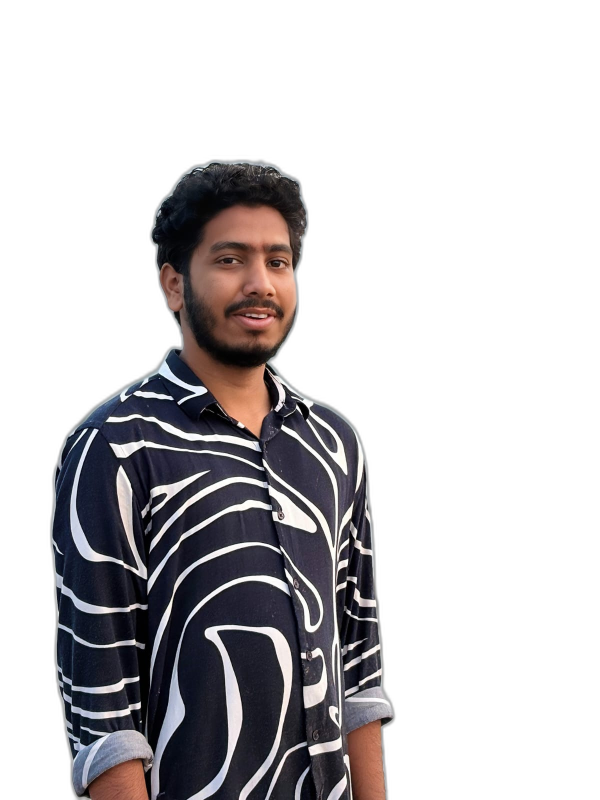
#> input picture sai_cutout.png, 1200 x 1600 px, found by its file name (shown at 1/2 size)
$ python build_hero_sai.py
#> lines starting #> are read from the running program, lines starting #| are printed output that depends on the picture
import os
import math
import subprocess
import cv2
import numpy as np
from PIL import Image

ROOT = r"C:\Users\hmind\.gemini\antigravity\scratch\cinematic-portfolio"
SRC_CUTOUT = os.path.join(ROOT, "sai_cutout.png")
MEDIA = os.path.join(ROOT, "public", "media")
OUT_MP4 = os.path.join(MEDIA, "hero.mp4")
OUT_WEBM = os.path.join(MEDIA, "hero.webm")
OUT_JPG = os.path.join(MEDIA, "hero.jpg")

W_HALF = 720
H = 1280
TOTAL_W = W_HALF * 2  # 1440
FRAMES = 240
FPS = 24

def build():
    print("Loading base cutout...")
    base = Image.open(SRC_CUTOUT)
#> base is the input picture: PIL image 1200x1600 RGBA; mean R, G, B, A 27.6, 25.3, 27.2, 82.9
    bbox = base.getbbox()
#> bbox = (93, 309, 799, 1600)
    subject = base.crop(bbox)
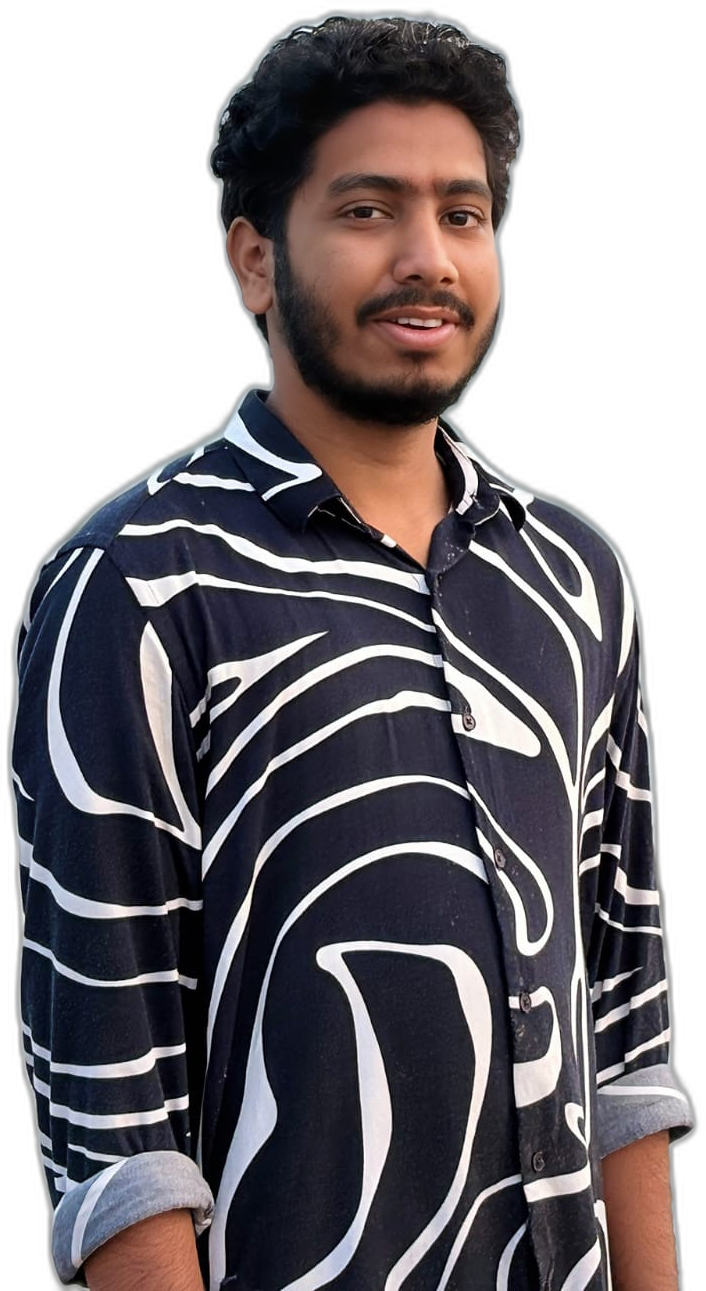
#> subject: PIL image 706x1291 RGBA; mean R, G, B, A 58.1, 53.3, 57.4, 174.7; transparent parts drawn white
    sw, sh = subject.size
#> sw = 706; sh = 1291

    # Fit subject to approximately 82% of height
    target_h = int(H * 0.82)
    scale = target_h / float(sh)
#> scale = 0.813
    target_w = int(sw * scale)
#> target_w = 573
    base_resized = subject.resize((target_w, target_h), Image.Resampling.LANCZOS)

    # Base array
    subj_arr = np.array(base_resized, dtype=np.float32)

    # Temporary directory for video pipe
    cmd = [
        "ffmpeg", "-y",
        "-f", "rawvideo",
        "-vcodec", "rawvideo",
        "-s", f"{TOTAL_W}x{H}",
        "-pix_fmt", "bgr24",
        "-r", str(FPS),
        "-i", "-",
        "-c:v", "libx264",
        "-pix_fmt", "yuv420p",
        "-profile:v", "high",
        "-movflags", "+faststart",
        "-crf", "18",
        "-preset", "medium",
        OUT_MP4
    ]

    print("Starting ffmpeg process for hero.mp4...")
#> (the run stopped early here; a loop or call above may not have finished)

$ run again, with sai_head.png copied over sai_cutout.png
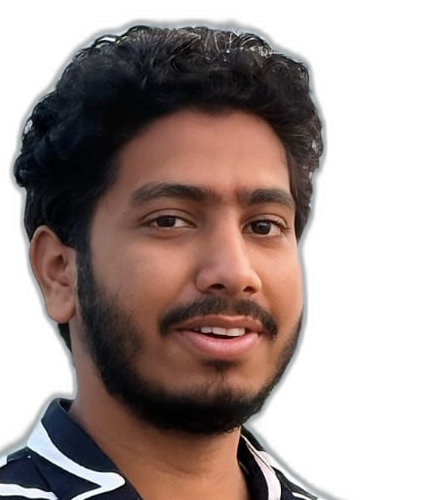
#> input picture sai_head.png, 440 x 500 px, found by its file name
#> in build, base is the input picture: PIL image 440x500 RGBA; mean R, G, B, A 57, 42.9, 39.3, 143.1
#> bbox = (0, 9, 372, 500)
#> in build, `subject = base.crop(bbox)`:
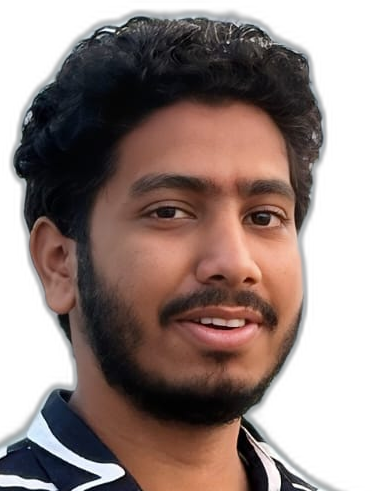
#> subject: PIL image 372x491 RGBA; mean R, G, B, A 68.6, 51.7, 47.3, 172.4; transparent parts drawn white

$ run again, with sai_suit_walk_cutout.png copied over sai_cutout.png
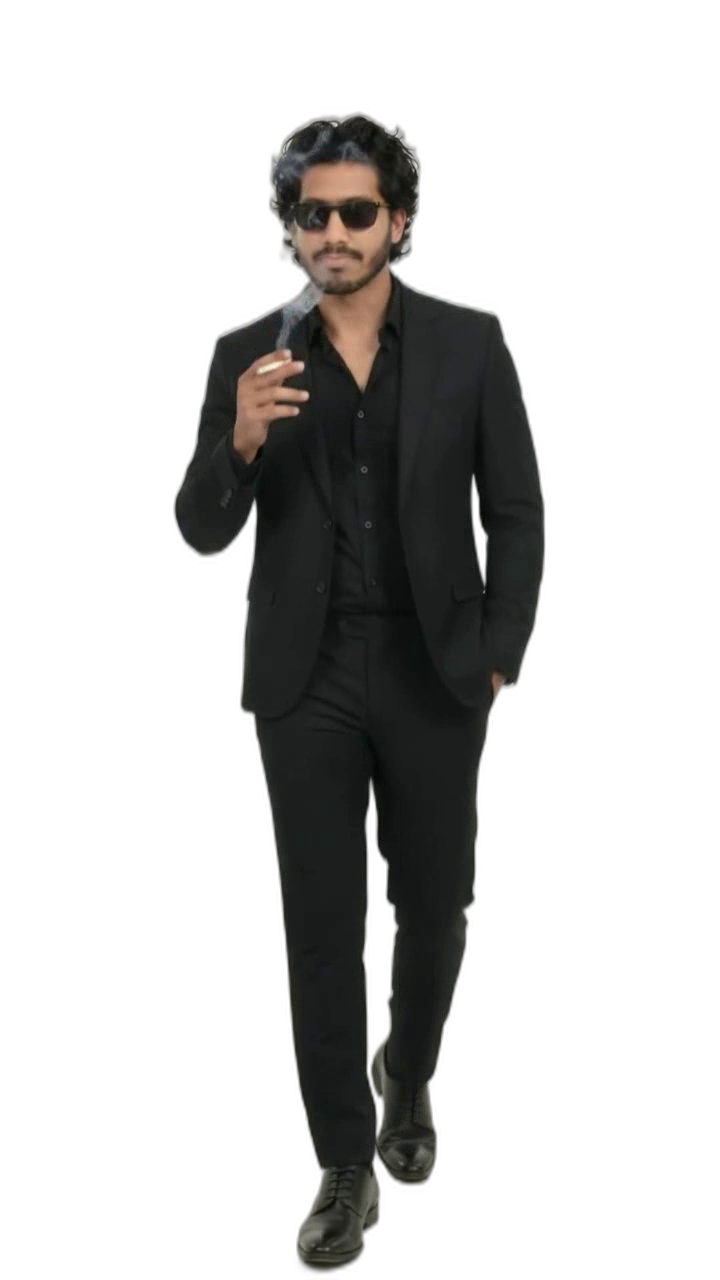
#> input picture sai_suit_walk_cutout.png, 720 x 1280 px, found by its file name
#> in build, base is the input picture: PIL image 720x1280 RGBA; mean R, G, B, A 11.1, 10.7, 10, 62.5
#> bbox = (168, 103, 551, 1280)
#> in build, `subject = base.crop(bbox)`:
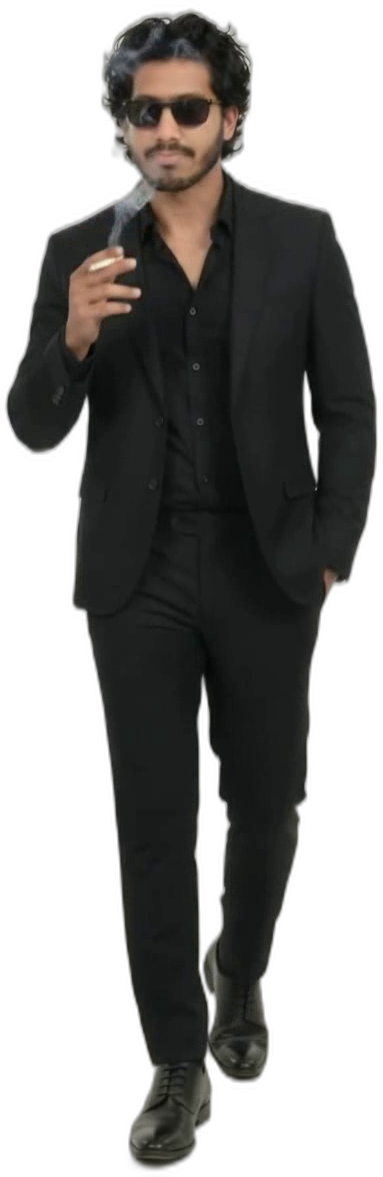
#> subject: PIL image 383x1177 RGBA; mean R, G, B, A 22.7, 21.9, 20.5, 127.7; transparent parts drawn white
